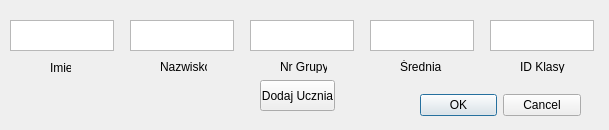
<?xml version="1.0" encoding="UTF-8"?>
<ui version="4.0">
 <class>AddStudentDialog</class>
 <widget class="QDialog" name="AddStudentDialog">
  <property name="geometry">
   <rect>
    <x>0</x>
    <y>0</y>
    <width>609</width>
    <height>130</height>
   </rect>
  </property>
  <property name="windowTitle">
   <string>Dialog</string>
  </property>
  <widget class="QDialogButtonBox" name="buttonBox">
   <property name="geometry">
    <rect>
     <x>420</x>
     <y>90</y>
     <width>161</width>
     <height>31</height>
    </rect>
   </property>
   <property name="orientation">
    <enum>Qt::Horizontal</enum>
   </property>
   <property name="standardButtons">
    <set>QDialogButtonBox::Cancel|QDialogButtonBox::Ok</set>
   </property>
  </widget>
  <widget class="QTextEdit" name="Imie">
   <property name="geometry">
    <rect>
     <x>10</x>
     <y>20</y>
     <width>104</width>
     <height>31</height>
    </rect>
   </property>
  </widget>
  <widget class="QTextEdit" name="Nazwisko">
   <property name="geometry">
    <rect>
     <x>130</x>
     <y>20</y>
     <width>104</width>
     <height>31</height>
    </rect>
   </property>
  </widget>
  <widget class="QTextEdit" name="NrGrupy">
   <property name="geometry">
    <rect>
     <x>250</x>
     <y>20</y>
     <width>104</width>
     <height>31</height>
    </rect>
   </property>
  </widget>
  <widget class="QTextEdit" name="Srednia">
   <property name="geometry">
    <rect>
     <x>370</x>
     <y>20</y>
     <width>104</width>
     <height>31</height>
    </rect>
   </property>
  </widget>
  <widget class="QTextEdit" name="IdClasses">
   <property name="geometry">
    <rect>
     <x>490</x>
     <y>20</y>
     <width>104</width>
     <height>31</height>
    </rect>
   </property>
  </widget>
  <widget class="QLabel" name="label">
   <property name="geometry">
    <rect>
     <x>50</x>
     <y>60</y>
     <width>21</width>
     <height>16</height>
    </rect>
   </property>
   <property name="text">
    <string>Imie</string>
   </property>
  </widget>
  <widget class="QLabel" name="label_2">
   <property name="geometry">
    <rect>
     <x>160</x>
     <y>60</y>
     <width>47</width>
     <height>13</height>
    </rect>
   </property>
   <property name="text">
    <string>Nazwisko</string>
   </property>
  </widget>
  <widget class="QLabel" name="label_3">
   <property name="geometry">
    <rect>
     <x>280</x>
     <y>60</y>
     <width>47</width>
     <height>13</height>
    </rect>
   </property>
   <property name="text">
    <string>Nr Grupy</string>
   </property>
  </widget>
  <widget class="QLabel" name="label_4">
   <property name="geometry">
    <rect>
     <x>400</x>
     <y>60</y>
     <width>47</width>
     <height>13</height>
    </rect>
   </property>
   <property name="text">
    <string>Średnia</string>
   </property>
  </widget>
  <widget class="QLabel" name="label_5">
   <property name="geometry">
    <rect>
     <x>520</x>
     <y>60</y>
     <width>47</width>
     <height>13</height>
    </rect>
   </property>
   <property name="text">
    <string>ID Klasy</string>
   </property>
  </widget>
  <widget class="QPushButton" name="pushButton">
   <property name="geometry">
    <rect>
     <x>260</x>
     <y>80</y>
     <width>75</width>
     <height>31</height>
    </rect>
   </property>
   <property name="text">
    <string>Dodaj Ucznia</string>
   </property>
  </widget>
 </widget>
 <resources/>
 <connections>
  <connection>
   <sender>buttonBox</sender>
   <signal>accepted()</signal>
   <receiver>AddStudentDialog</receiver>
   <slot>accept()</slot>
   <hints>
    <hint type="sourcelabel">
     <x>248</x>
     <y>254</y>
    </hint>
    <hint type="destinationlabel">
     <x>157</x>
     <y>274</y>
    </hint>
   </hints>
  </connection>
  <connection>
   <sender>buttonBox</sender>
   <signal>rejected()</signal>
   <receiver>AddStudentDialog</receiver>
   <slot>reject()</slot>
   <hints>
    <hint type="sourcelabel">
     <x>316</x>
     <y>260</y>
    </hint>
    <hint type="destinationlabel">
     <x>286</x>
     <y>274</y>
    </hint>
   </hints>
  </connection>
 </connections>
</ui>
